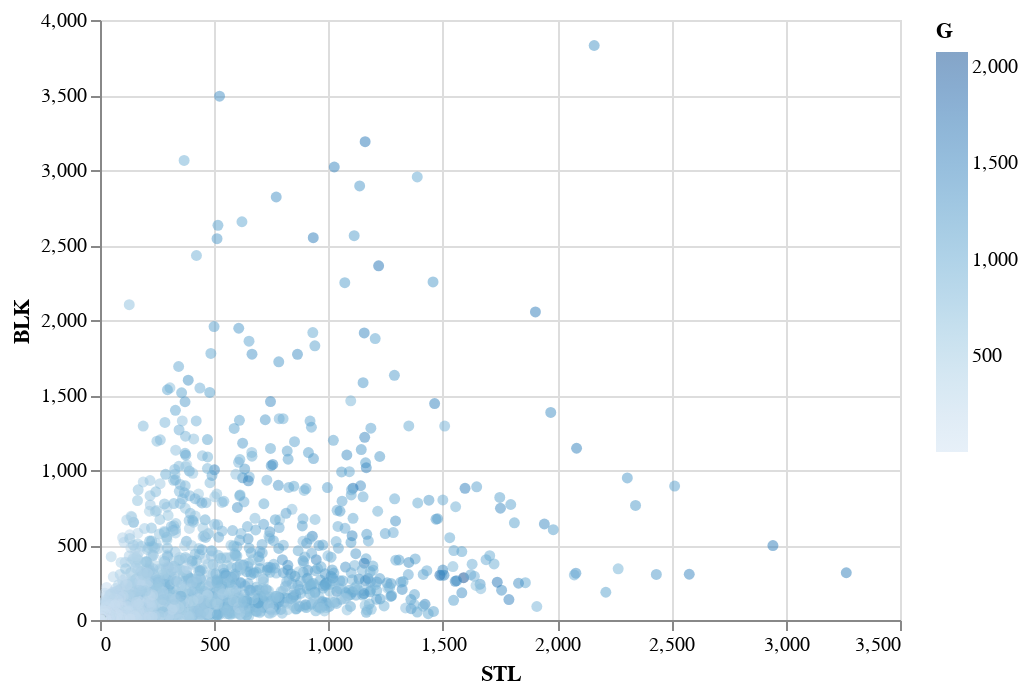

The notebook cell saved with this chart:
### Code cell
defense = alt.Chart(top_scorers).mark_circle(opacity = 0.5).encode(
    x = "STL",
    y = "BLK",
    color = "G",
    tooltip=['Player', 'STL', 'BLK']
).interactive()

text = defense.mark_text(
    align='right',
    baseline='middle',
    dx=7
).encode(
    text='Player'
) # text not working

defense

### Figure 1 — Vega-Lite specification as saved in the notebook (floating-point values rounded to 4 significant figures; data arrays with more than 128 entries replaced by an {"elided": "..."} marker saying what was removed)
{"config": {"view": {"continuousWidth": 400, "continuousHeight": 300}}, "data": {"name": "data-6f180247c087b53477e9110195c47603"}, "mark": {"type": "circle", "opacity": 0.5}, "encoding": {"color": {"type": "quantitative", "field": "G"}, "tooltip": [{"type": "nominal", "field": "Player"}, {"type": "quantitative", "field": "STL"}, {"type": "quantitative", "field": "BLK"}], "x": {"type": "quantitative", "field": "STL"}, "y": {"type": "quantitative", "field": "BLK"}}, "selection": {"selector019": {"type": "interval", "bind": "scales", "encodings": ["x", "y"]}}, "$schema": "https://vega.github.io/schema/vega-lite/v4.8.1.json", "datasets": {"data-6f180247c087b53477e9110195c47603": {"elided": "3921 records"}}}
